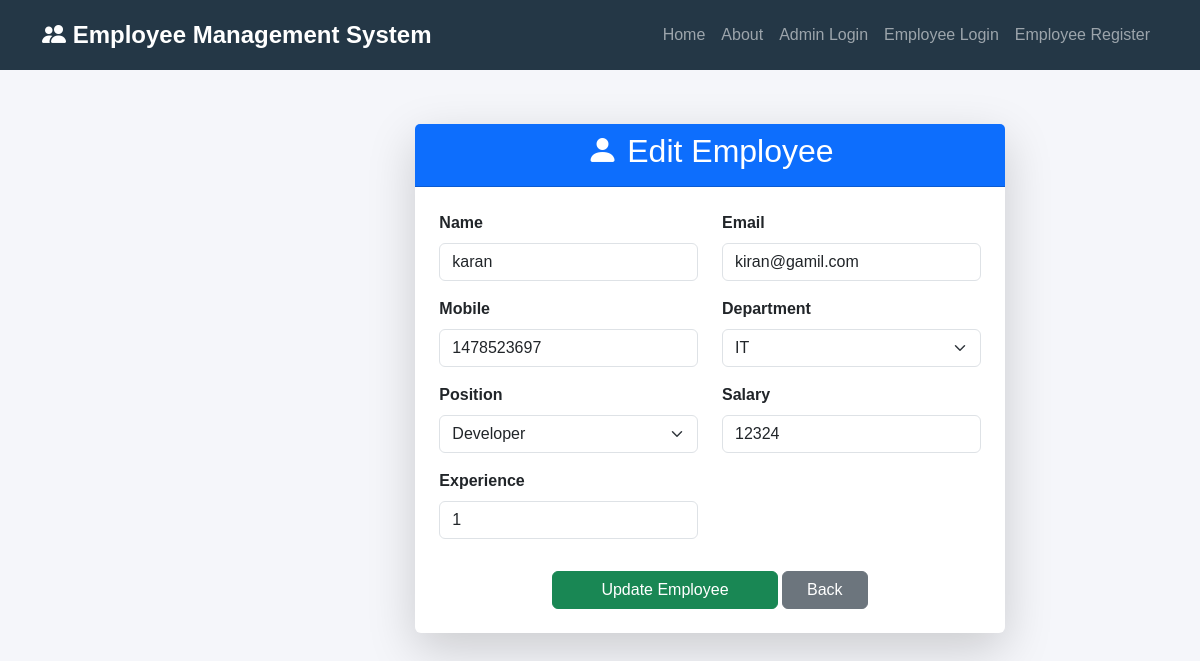
The app's page /edit_employee/18/ with its own data.
### new_app/models.py (models this page shows, shortened)
class Employee(models.Model):
    name = models.CharField(max_length=100)
    email = models.EmailField()
    mobile = models.CharField(max_length=15)
    department = models.ForeignKey(
        Department,
        on_delete=models.CASCADE,
        null=True,
        blank=True
    )
    position = models.ForeignKey(
        Position,
        on_delete=models.CASCADE,
        null=True,
        blank=True
    )
    salary = models.IntegerField()
    experience = models.IntegerField(default=0)

class Department(models.Model):
    name = models.CharField(max_length=100)

class Position(models.Model):
    name = models.CharField(max_length=100)

### new_app/views.py (the view, shortened to what this page needs)
# urls.py: path('edit_employee/<int:id>/', views.edit_employee, name="edit_employee"),
def edit_employee(request,id):
    employee = get_object_or_404(Employee,id=id)
    departments = Department.objects.all()
    positions = Position.objects.all()
    return render(
        request,
        "edit_employee.html",
        {
            "employee":employee,
            "departments":departments,
            "positions":positions
        }
    )

### new_app/templates/edit_employee.html (shortened to what this page needs)
{% extends 'base.html' %}
{% block content %}
<div class="container-fluid mt-4">
<div class="row justify-content-center">
<div class="col-md-8">
<div class="card shadow-lg border-0">
<div class="card-header bg-primary text-white text-center">
<h2>
<i class="bi bi-person-fill"></i>
Edit Employee
</h2>
</div>
<div class="card-body p-4">
<form method="POST">
<div class="row">
<div class="col-md-6 mb-3">
<label class="form-label fw-bold">
Name
</label>
<input type="text"
name="name"
class="form-control"
value="{{employee.name}}">
</div>
<div class="col-md-6 mb-3">
<label class="form-label fw-bold">
Email
</label>
<input type="email"
name="email"
class="form-control"
value="{{employee.email}}">
</div>
<div class="col-md-6 mb-3">
<label class="form-label fw-bold">
Mobile
</label>
<input type="text"
name="mobile"
class="form-control"
value="{{employee.mobile}}">
</div>
<div class="col-md-6 mb-3">
<label class="form-label fw-bold">
Department
</label>
<select name="department"
class="form-select">
{% for d in departments %}
<option value="{{d.id}}"
{% if employee.department.id == d.id %}
selected
{% endif %}>
{{d.name}}
</option>
{% endfor %}
</select>
</div>
<div class="col-md-6 mb-3">
<label class="form-label fw-bold">
Position
</label>
<select name="position"
class="form-select">
{% for p in positions %}
<option value="{{p.id}}"
{% if employee.position.id == p.id %}
selected
{% endif %}>
{{p.name}}
</option>
{% endfor %}
</select>
</div>
<div class="col-md-6 mb-3">
<label class="form-label fw-bold">
Salary
</label>
<input type="number"
name="salary"
class="form-control"
value="{{employee.salary}}">
</div>
<div class="col-md-6 mb-3">
<label class="form-label fw-bold">
Experience
</label>
<input type="number"
name="experience"
class="form-control"
value="{{employee.experience}}">
</div>
</div>
<div class="text-center mt-3">
<button class="btn btn-success px-5">
Update Employee
</button>
<a href="{% url 'employees' %}"
class="btn btn-secondary px-4">
Back
</a>
</div>
</form>
</div>
</div>
</div>
</div>
</div>
{% endblock %}

### new_app/static/css/style.css (style rules this page uses)
* { margin:0; padding:0; box-sizing:border-box; }
body { background:#f5f6fa; font-family:Arial, sans-serif; color:#212529; overflow-x:hidden; }
button { padding:10px 20px; }

### records on screen
Employee: name "karan", email "kiran@gamil.com", mobile "1478523697", department "IT", position "Developer", salary "12324", experience "1"
